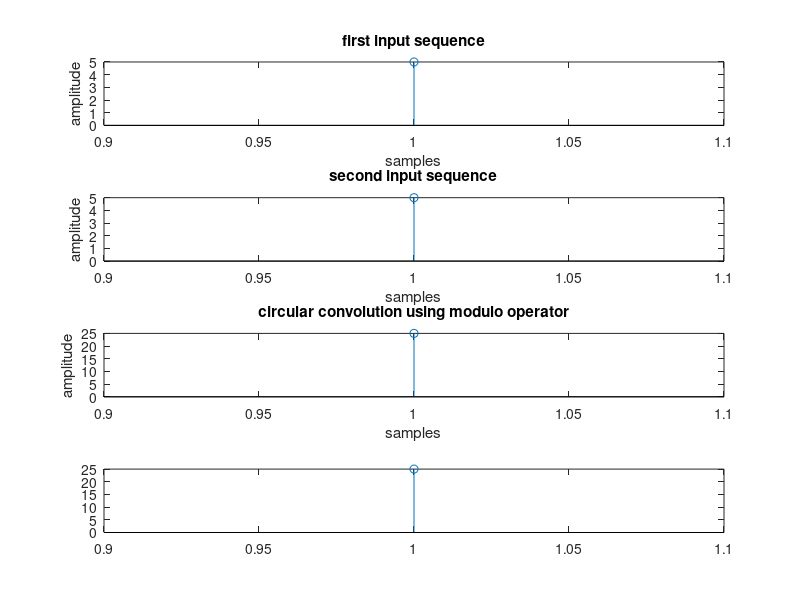

Recreate this plot in MATLAB.
clc;
close all;
clear all;
x1 = input('enetr the first sequence');
x2 = input('enter the second sequence');
N1 = length(x1);
N2 = length(x2);
N = max(N1,N2);
if(N2>N1)
    x4 = [x1,zeros(1,N-N1)];
    x5 = x2;
    elseif (N2==N1)
    x4 = x1;
    x5 = x2;
else
    x4=x1;
    x5=[x2,zeros(1,N-N2)];
end
x3 = zeros(1,N);
for m=0:N-1
    x3(m+1)=0;
    for n=0:N-1
    j = mod(m-n,N);
    x3(m+1)=x3(m+1)+x4(n+1).*x5(j+1);
    end
end
subplot(4,1,1);
stem(x1);
title('first input sequence');
xlabel('samples');
ylabel('amplitude');
subplot(4,1,2);
stem(x2);
title('second input sequence');
xlabel('samples');
ylabel('amplitude');
subplot(4,1,3);
stem(x3);
title('circular convolution using modulo operator');
xlabel('samples');
ylabel('amplitude');
y=cconv(x1,x2,N);
subplot(4,1,4);
stem(y);